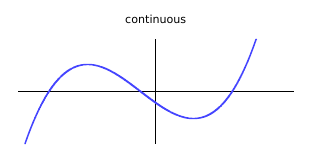

Source code (gnuplot):
set style line 1 linecolor rgb '#000000' linetype 1 linewidth 2
set style line 2 linecolor rgb '#9600ff' linetype 1 linewidth 4
set style line 3 linecolor rgb '#4444ff' linetype 1 linewidth 4

unset border
set grid
unset xtics
unset ytics
set xrange [ -4.5 : 4.5 ]
set yrange [ -5 : 5 ]
set xzeroaxis ls 1 lw 3
set yzeroaxis ls 1 lw 3
set samples 10000

set terminal pdf size 8cm, 4cm dashed
set output "plot-1-en.pdf"

set title "continuous"
plot ((x-0.5)**3. + 3*(x-0.5)**2. - 6*(x-0.5) - 8)/4. w l ls 3 t ""
